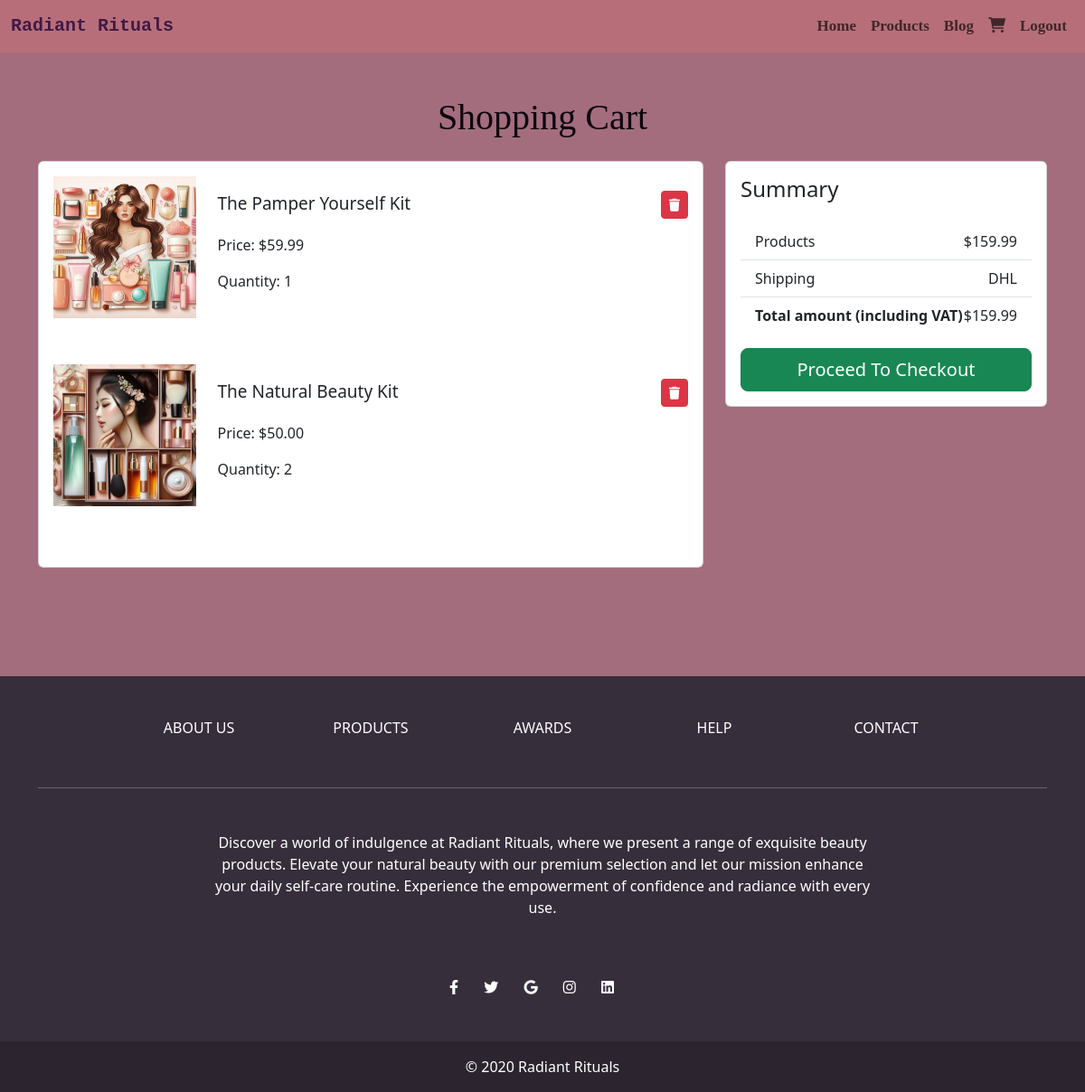
The app's page /products/cart/ (signed in), older data.
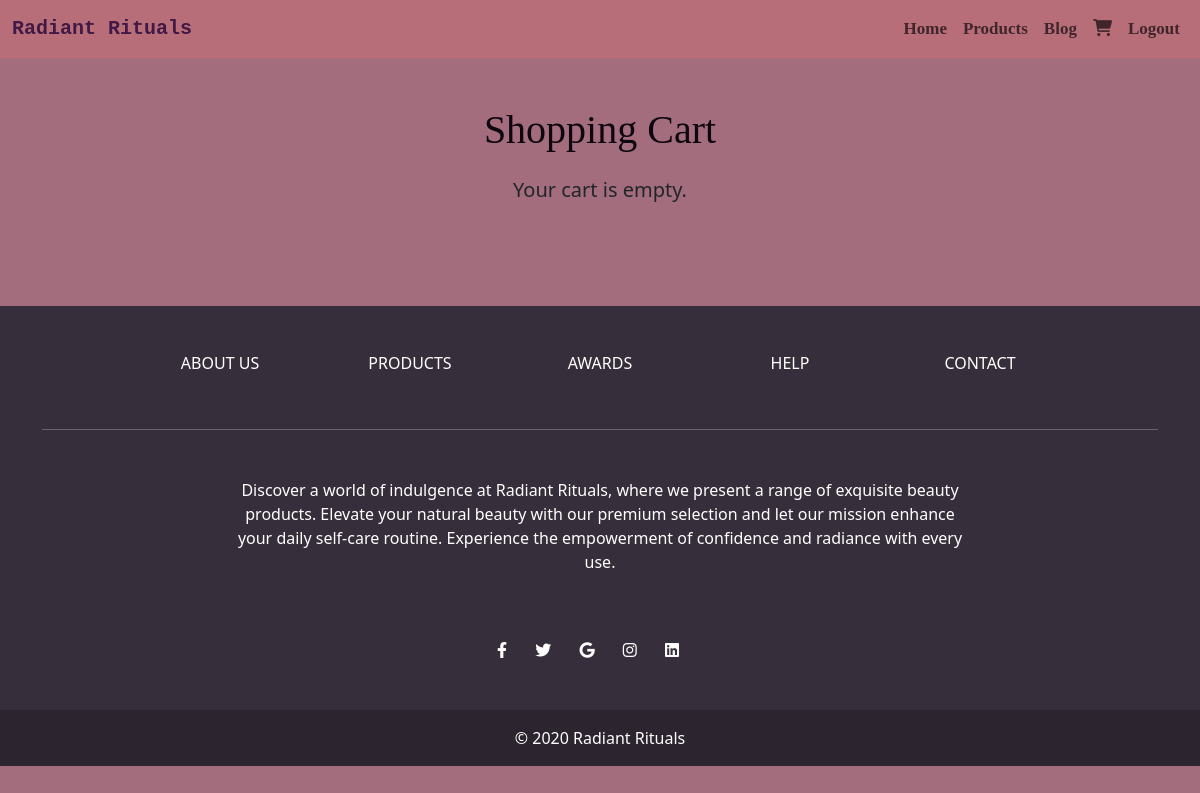
The same page, newer data.
### products/models.py (models this page shows)
class Product(models.Model):
    GENDER_CHOICES = (
        ('Male', 'Male'),
        ('Female', 'Female'),
        ('Unisex', 'Unisex'),
    )
    CATEGORY_CHOICES = (
        ('Haircare', 'Haircare'),
        ('Skincare', 'Skincare'),
        ('Bodycare', 'Bodycare'),
        ('Fragrance', 'Fragrance'),
        ('Beauty Boxes', 'Beauty Boxes'),
        ('Other', "Other"),
    )
    user = models.ForeignKey(User, on_delete=models.CASCADE, default=1)
    name = models.CharField(max_length=255)
    description = models.TextField()
    price = models.DecimalField(max_digits=10, decimal_places=2)
    image = models.ImageField(upload_to='product_images/')
    created_at = models.DateTimeField(auto_now_add=True)
    category = models.CharField(max_length=20, choices=CATEGORY_CHOICES, default='Other')
    gender = models.CharField(max_length=10, choices=GENDER_CHOICES, default="Unisex")
    quantity = models.IntegerField(default=1)

### products/views.py (the view)
# urls.py: path('cart/', view_cart, name='view_cart'),
def view_cart(request):
    cart, created = Cart.objects.get_or_create(user=request.user)
    products = cart.products.all()
    total_price = sum(product.price * product.quantity for product in products)
    return render(request, 'products/cart.html', {'cart': cart, 'products': products, 'total_price': total_price})

### products/templates/products/cart.html
{% extends 'base.html' %}
{% block content %}
  <section class="py-5">
    <div class="container">
      <h1 class="mb-4" style="text-align: center; font-family: cursive; color: rgb(13, 6, 14);">Shopping Cart</h1>
      {% if products %}
        <div class="row">
          <div class="col-md-8">
            <div class="card mb-4">
              <div class="card-body">
                {% for product in products %}
                  <div class="row mb-5">
                    <div class="col-md-3">
                      <img src="{{ product.image.url }}" alt="{{ product.name }}" class="img-fluid">
                    </div>
                    <div class="col-md-9">
                      <div class="d-flex justify-content-between align-items-start mt-3 mb-3">
                        <div>
                          <a class="nav-link" href="{% url 'product_detail' product_id=product.id %}" style="height: 3rem; font-size: 19px; font-weight: 500; transition: transform 0.3s ease-out;" onmouseover="this.style.transform='scale(1.075)'" onmouseout="this.style.transform='scale(1)'">{{ product.name }}</a>
                          <p>Price: ${{ product.price }}</p>
                          <p>Quantity: {{ product.quantity }}</p>
                        </div>
                        <div>
                          <a href="{% url 'remove_from_cart' product.id %}" class="btn btn-danger btn-sm"><i class="fas fa-trash"></i></a>
                        </div>
                      </div>
                    </div>
                  </div>
                {% endfor %}
              </div>
            </div>
          </div>
          <div class="col-md-4">
            <div class="card">
              <div class="card-body">
                <h4 class="mb-4">Summary</h4>
                <ul class="list-group list-group-flush">
                  <li class="list-group-item d-flex justify-content-between align-items-center">
                    Products
                    <span>${{ total_price }}</span>
                  </li>
                  <li class="list-group-item d-flex justify-content-between align-items-center">
                    Shipping
                    <span>DHL</span>
                  </li>
                  <li class="list-group-item d-flex justify-content-between align-items-center">
                    <strong>Total amount (including VAT)</strong>
                    <span>${{ total_price }}</span>
                  </li>
                </ul>
                <a href="{% url 'shipping_details' %}" class="btn btn-success btn-lg btn-block mt-3 mx-auto d-block">Proceed To Checkout</a>
              </div>
            </div>
          </div>
        </div>
      {% else %}
        <h5 style="text-align: center;">Your cart is empty.</h5>
      {% endif %}
    </div>
  </section>
{% endblock %}

Row changes from the older to the newer data that the page shows:
no longer on this page (row edited): Product: image (picture), name "The Pamper Yourself Kit", price "59.99", quantity "1"
no longer on this page (row edited): Product: image (picture), name "The Natural Beauty Kit", price "50.00", quantity "2"
Text that changed along with them:
{{ total_price }}: "159.99" → (not shown)
text no longer shown: "Summary Products $ Shipping DHL Total amount (including VAT) $ Proceed To Checkout"
text now shown: "Your cart is empty."
